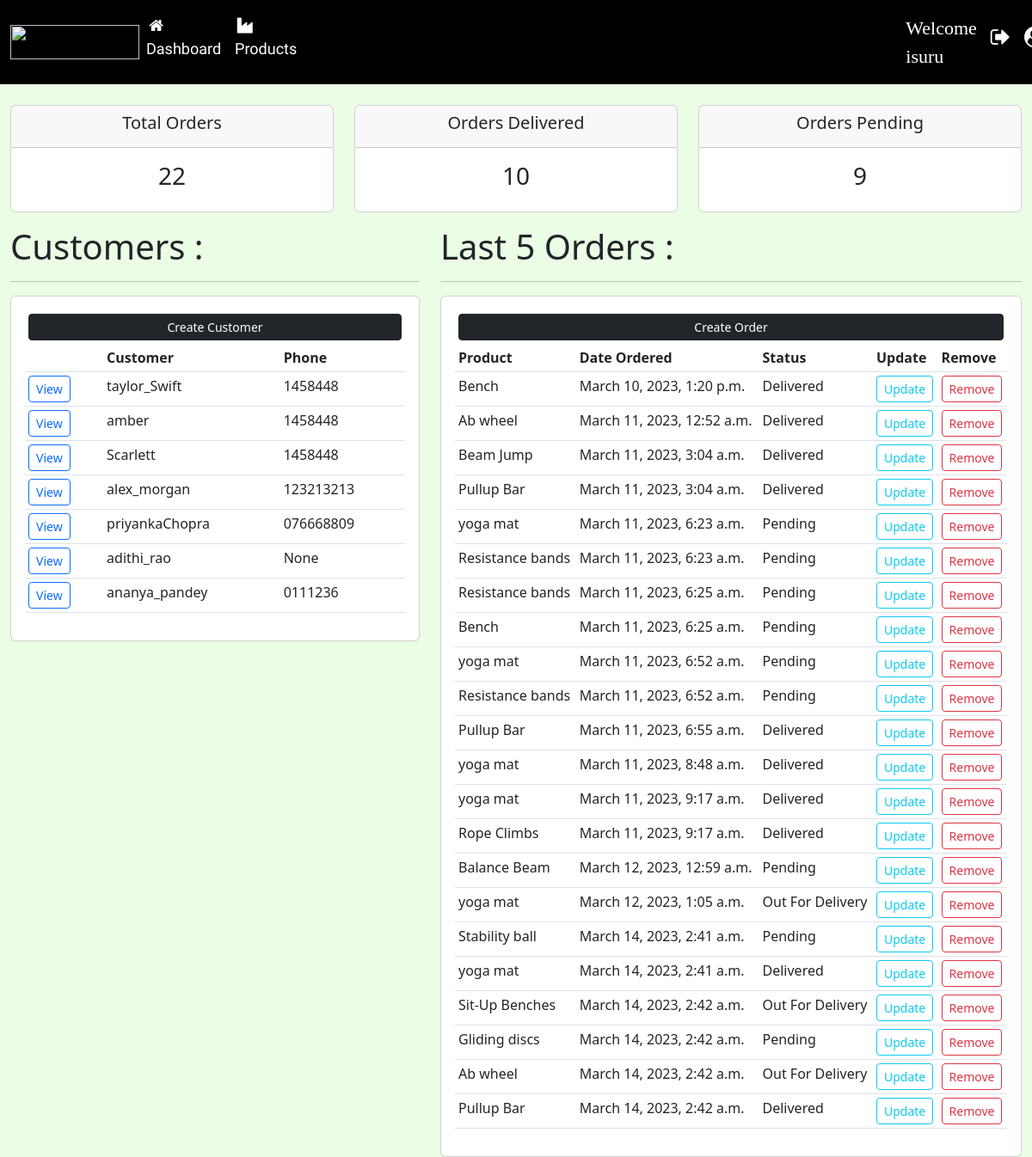
The app's page / (signed in) with its own data.
### accounts/models.py (models this page shows, shortened)
class Customer(models.Model):
    user = models.OneToOneField(User, null=True, on_delete=models.CASCADE)
    name = models.CharField(max_length=200, null=True)
    phone = models.CharField(max_length=200, null=True)
    email = models.CharField(max_length=200, null=True)
    profile_pic = models.ImageField(default="p1.png",null=True,blank=True)
    date_created = models.DateTimeField(auto_now_add=True, null=True)

class Order(models.Model):
    STATUS = (
        ("Pending", "Pending"),
        ("Out For Delivery", "Out For Delivery"),
        ("Delivered", "Delivered"),
    )
    customer = models.ForeignKey(Customer, on_delete=models.SET_NULL, null=True)
    product = models.ForeignKey(Product, on_delete=models.SET_NULL, null=True)
    date_created = models.DateTimeField(auto_now_add=True, null=True)
    status = models.CharField(max_length=200, null=True, choices=STATUS)

class Product(models.Model):
    CATEGORY = (
        ("Indoor", "Indoor"),
        ("Out Door", "Out Door"),
    )
    name = models.CharField(max_length=200, null=True)
    price = models.FloatField(null=True)
    category = models.CharField(max_length=200, null=True, choices=CATEGORY)
    description = models.CharField(max_length=200, null=True)
    date_created = models.DateTimeField(auto_now_add=True, null=True)
    tags = models.ManyToManyField(Tag)
    def __str__(self):
        return self.name

### accounts/decorators.py (the view)
    def wrapper_func(request, *args, **kwargs):
        group = None
        if request.user.groups.exists():
            group = request.user.groups.all()[0].name
        if group == "customers":
            return redirect("user-page")
        elif group == "admin":
            return view_func(request, *args, **kwargs)

### accounts/views.py (called while the page is built)
@login_required(login_url="login")
@admin_only
def home(request):
    orders = Order.objects.all()
    customers = Customer.objects.all()
    total_orders = orders.count()
    delivered = orders.filter(status="Delivered").count()
    pending = orders.filter(status="Pending").count()
    out_for_delevery = orders.filter(status="Out For Delivery").count()
    context = {"customers": customers, "orders": orders, "total_orders": total_orders, "delivered": delivered,
               "out_for_delivery": out_for_delevery, "pending": pending}
    return render(request, "Dashboard.html", context)

### templates/Dashboard.html (shortened to what this page needs)
{% extends "Main.html" %}
{% load static %}
{% block content %}
	{% include "status.html" %}
	<div class="container-fluid">
		<div class="row">
			<div class="col-md-5">
				<h5 class="display-6">Customers :</h5>
				<hr/>
				<div class="card card-body">
					<a class="btn btn-dark btn-sm btn-block m-1" href="{% url "create-customer" %}">Create Customer</a>
					<table class="table table-sm">
						<tr>
							<th></th>
							<th>Customer</th>
							<th>Phone</th>
						</tr>
						{% for customer in customers %}
							<tr>
								<td><a class="btn btn-outline-primary btn-sm" href="{% url "customer" customer.id %}">View</a>
								</td>
								<td>{{ customer.name }}</td>
								<td>{{ customer.phone }}</td>
							</tr>
						{% endfor %}
					</table>
				</div>
			</div>
			<div class="col-md-7">
				<h5 class="display-6">Last 5 Orders :</h5>
				<hr/>
				<div class="card card-body">
					<a class="btn btn-dark btn-sm btn-block m-1" href="">Create Order</a>
					<table class="table table-sm">
						<tr>
							<th>Product</th>
							<th>Date Ordered</th>
							<th>Status</th>
							<th>Update</th>
							<th>Remove</th>
						</tr>
						{% for order in orders %}
							<tr>
								<td>{{ order.product }}</td>
								<td>{{ order.date_created }}</td>
								<td>{{ order.status }}</td>
								<td><a class="btn btn-outline-info btn-sm" href="{% url "update-order" order.id %}">Update</a>
								</td>
								<td><a class="btn btn-outline-danger btn-sm" href="{% url "delete-order" order.id %}">Remove</a></td>
							</tr>
						{% endfor %}
					</table>
				</div>
			</div>
		</div>
	</div>
{% endblock %}

### templates/NavBar.html (shortened to what this page needs)
<!DOCTYPE html>
{% load static %}
<html lang="en">
<head>
	<link rel="stylesheet" href="https://cdnjs.cloudflare.com/ajax/libs/font-awesome/4.7.0/css/font-awesome.min.css">
	<link rel="stylesheet" type="text/css" href="{% static "styles/main.css" %}">
</head>
<body>
{% block content %}
	<nav class="navbar navbar-expand-lg navbar-dark bg-black text-light">
		<div class="container-fluid">
			<img src="https://bind-crm-public.s3.eu-west-2.amazonaws.com/logo-light-1654586654vY8as.png"
			     href="{% url "home" %}" id="logo">
			<div class="collapse navbar-collapse" id="navbarSupportedContent">
				<ul class="navbar-nav me-auto mb-2 mb-lg-0">
				{% if request.user.is_staff %}
					<li class="nav-item">
						<a class="nav-link active" aria-current="page" href="{% url "home" %}"><i
								class="fa fa-fw fa-home"></i>Dashboard</a>
					</li>
					<li class="nav-item">
						<a class="nav-link active" aria-current="page" href="{% url "products" %}"><i
								class="fa fa-fw fa-industry"></i>Products</a>
					</li>
				{% endif %}
					<li class="nav-item">
						{% if request.user.is_authenticated %}
							<label class="nav-link active" aria-current="page" style="padding-left: 700px;font-family: Cinzel, serif;
                         font-size: 22px;  ">Welcome {{ request.user.username }}</label>
						{% endif %}
					</li>
				</ul>
				<ul class="navbar-nav  mb-2 d-flex">
					<li class="nav-item d-flex">
							<a class="nav-link active" aria-current="page" href="{% url "logout" %}"><i
									class="fa fa-sign-out"
									style="font-size:25px"></i></a>
							<a class="nav-link active" aria-current="page" href="{% url "login" %}"><i
									class="fa fa-user-circle"
									style="font-size:25px"></i></a>
					</li>
				</ul>
			</div>
		</div>
	</nav>
{% endblock %}
</body>
</html>

### static/styles/main.css (style rules this page uses)
body { background-color: #ebfde5; }
#logo { width: 150px; height: 40px; }
.navbar a { font-family: 'Source Sans Pro', sans-serif; font-size: 18px; padding-right: 30px; }
.active { background-color: black; }

### records on screen
Customer: name "taylor_Swift", phone "1458448"
Customer: name "amber", phone "1458448"
Customer: name "Scarlett", phone "1458448"
Customer: name "alex_morgan", phone "123213213"
Customer: name "priyankaChopra", phone "076668809"
Customer: name "adithi_rao", phone "None"
Customer: name "ananya_pandey", phone "0111236"
Order: product "Bench", date_created "March 10, 2023, 1:20 p.m.", status "Delivered"
Order: product "Ab wheel", date_created "March 11, 2023, 12:52 a.m.", status "Delivered"
Order: product "Beam Jump", date_created "March 11, 2023, 3:04 a.m.", status "Delivered"
Order: product "Pullup Bar", date_created "March 11, 2023, 3:04 a.m.", status "Delivered"
Order: product "yoga mat", date_created "March 11, 2023, 6:23 a.m.", status "Pending"
Order: product "Resistance bands", date_created "March 11, 2023, 6:23 a.m.", status "Pending"
Order: product "Resistance bands", date_created "March 11, 2023, 6:25 a.m.", status "Pending"
Order: product "Bench", date_created "March 11, 2023, 6:25 a.m.", status "Pending"
Order: product "yoga mat", date_created "March 11, 2023, 6:52 a.m.", status "Pending"
Order: product "Resistance bands", date_created "March 11, 2023, 6:52 a.m.", status "Pending"
Order: product "Pullup Bar", date_created "March 11, 2023, 6:55 a.m.", status "Delivered"
Order: product "yoga mat", date_created "March 11, 2023, 8:48 a.m.", status "Delivered"
Order: product "yoga mat", date_created "March 11, 2023, 9:17 a.m.", status "Delivered"
Order: product "Rope Climbs", date_created "March 11, 2023, 9:17 a.m.", status "Delivered"
Order: product "Balance Beam", date_created "March 12, 2023, 12:59 a.m.", status "Pending"
Order: product "yoga mat", date_created "March 12, 2023, 1:05 a.m.", status "Out For Delivery"
Order: product "Stability ball", date_created "March 14, 2023, 2:41 a.m.", status "Pending"
Order: product "yoga mat", date_created "March 14, 2023, 2:41 a.m.", status "Delivered"
Order: product "Sit-Up Benches", date_created "March 14, 2023, 2:42 a.m.", status "Out For Delivery"
Order: product "Gliding discs", date_created "March 14, 2023, 2:42 a.m.", status "Pending"
Order: product "Ab wheel", date_created "March 14, 2023, 2:42 a.m.", status "Out For Delivery"
Order: product "Pullup Bar", date_created "March 14, 2023, 2:42 a.m.", status "Delivered"

### other values on screen
{{ request.user.username }} "isuru"
{{ total_orders }} "22"
{{ delivered }} "10"
{{ pending }} "9"
